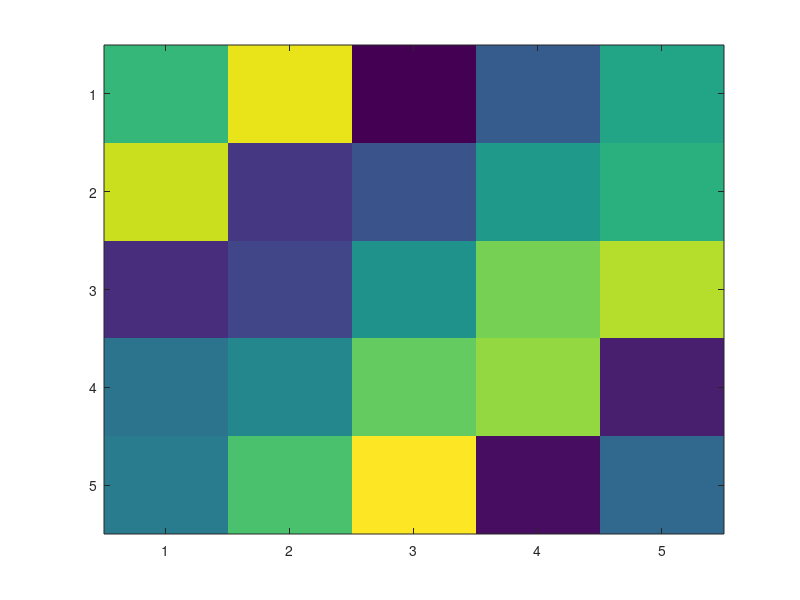
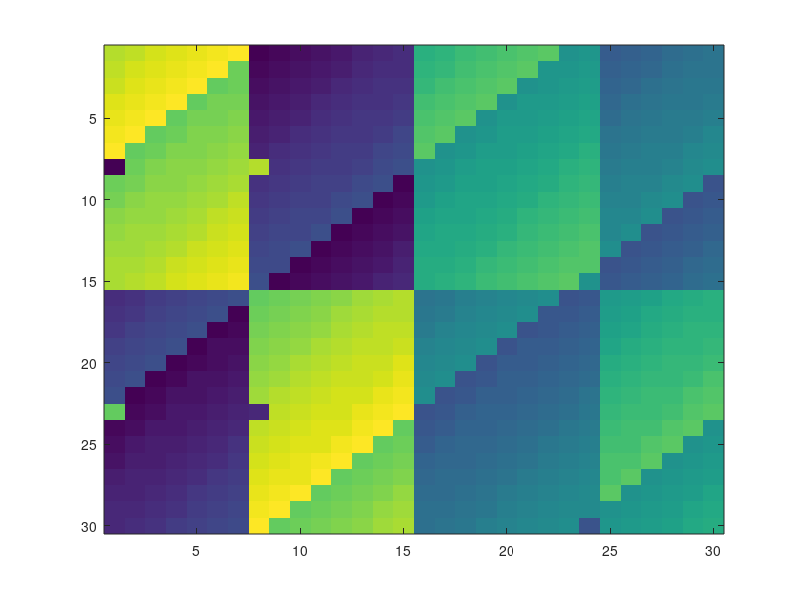

The MATLAB script that drew these images, in order:
%% Demo 2A: MATLAB basics

% Assigning variables
x=1
y=[2 3 4]
x=4
y=6;

% Displaying values
x
y

% Clear command window
clc

% Delete variable
clear x

% Comments

% Running a line
% -> F9
%%
x=5
y=6
z='aaa'
%%
% Running a section
% -> Ctrl+Enter

% Operations
x+x
x*y
x^4
%...

%% Demo 2B: high-level functions

% Magic-square function
x=magic(5);
x
% All rows and columns add up to the same number
sum(x(1,:))
sum(x(:,1))

% Imagesc function displays 2D matrix as an image
figure;
imagesc(x)

% Looks fancier at higher resolutions...
figure;
imagesc(magic(30))